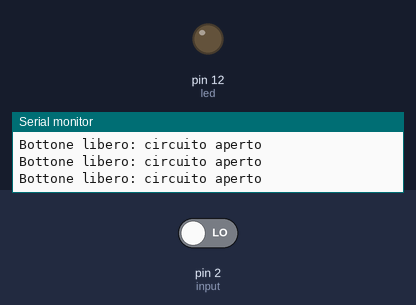
A sketch run on a simulated Arduino Uno, built with avr-gcc and run on an emulated ATmega328P. On the bench: output pins drawn as LEDs (lit = HIGH), the last lines printed to the serial monitor. Inputs (shaded band) come from the test bench; at power-on: pin 2 (input) LOW.

Above: at 1.2 s.
1.3 s: pin 2 (input) driven HIGH
At 2.6 s:
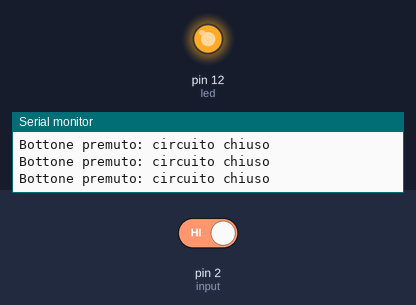
2.9 s: pin 2 (input) driven LOW
At 3.9 s:
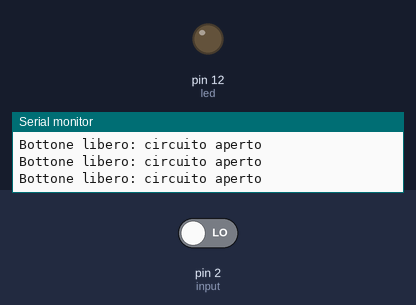
Timing chart, 0 to 5.9 s (numbered marks = the images above; inputs shaded):
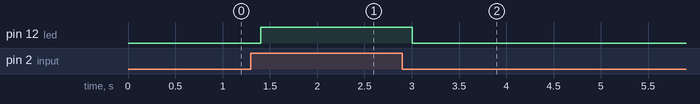

Measured:
- after the input at 1.3 s, pin 12 (led): LOW → HIGH after 0.10 s
- after the input at 2.9 s, pin 12 (led): HIGH → LOW after 0.10 s

The sketch:

button_2_serial_debug.ino
```cpp
/*
  Input serial debug


 Accensione e spegnimanto di un LED utilizzando un pin come input.
 Utilizzare un bottone momentaneo per attivare il LED.

 Schemi del circuito per bottone in pull down:
 - http://lab.piffa.net/schemi/button_1_bb.png
 - http://lab.piffa.net/schemi/button_1_schem.png

Tutorial:
-
 */

int led = 12;
int input = 2;

// the setup routine runs once when you press reset:
void setup() {
  pinMode(led, OUTPUT);       // Il PIN e' attivato come output
  pinMode(input, INPUT);      // Il PIN e' attivato come output

  Serial.begin(9600);         // Attivazione seriale
}

// the loop routine runs over and over again forever:
void loop() {
  if (digitalRead(input) == HIGH) { // Verifica se il PIN input e' +5v
    digitalWrite(led, HIGH);
    Serial.println("Bottone premuto: circuito chiuso");  // Debug seriale
    delay(200);
  }
  else { // Alterativa: se non e' +5v
    digitalWrite(led, LOW);
    Serial.println("Bottone libero: circuito aperto");  // Debug seriale
    delay(200);
  }
}

/* Domande:
 1. invertire il programma facendo in modo che il led si spenga
    quando il bottone e' premuto. Consoderare come ottenere lo stesso risultato
    modificando il circuito.
 2. Modificare il programma per far brillare il led cinque volte al secondo
    quando il bottone e' premuto.
 3. Si potrebbe usare un ciclo iterativo while invece che
    un ciclo condizonale if? Che differenza c'e' tra il ciclo while e  for?
 4. Domanda: cosa succede se il jumper input non e' collegato ne al +5 ne al gound?
 */
```
